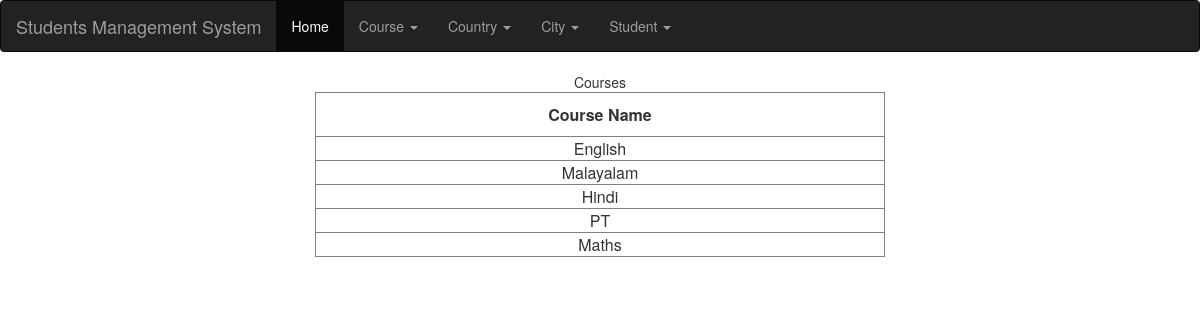
The page /project/viewcourse.php on the database its author committed.
### tables this page shows
CREATE TABLE `courses` (
  `id` int(11) NOT NULL,
  `name` varchar(100) NOT NULL
);

### project/viewcourse.php (the view, shortened to what this page needs)
<html>
<head>
  <link rel="stylesheet" href="https://maxcdn.bootstrapcdn.com/bootstrap/3.3.7/css/bootstrap.min.css">
  <link href="https://cdn.jsdelivr.net/npm/select2@4.1.0-rc.0/dist/css/select2.min.css" rel="stylesheet" />
</head>
<body>
  <?php include ('navbar.php') ?>
  <div class="container">
    <div class="card text-center">
      <?php
      $servername = "127.0.0.1";
      $username = "root";
      $password = "";
      $dbname = "emp";
      $conn = new mysqli($servername, $username, $password, $dbname);
      $sql = "SELECT * FROM courses";
      $result = $conn->query($sql);
      echo '<center>Courses';
      if ($result->num_rows > 0) {
        echo "<table style='width:50%;' border='1'><tr><th><center>Course Name</center></th></tr>";
        while ($row = $result->fetch_assoc()) {
          echo "<tr><td><center>" . $row["name"] . "</center></td></tr>";
        }
        echo "</table>";
      } else {
        echo "0 results";
      }
      ?>
    </div>
  </div>
</body>
</html>

### project/viewcourse.php (style rules this page uses)
th { padding: 10px; }

### rows shown on the page
courses: name "English"
courses: name "Malayalam"
courses: name "Hindi"
courses: name "PT"
courses: name "Maths"
